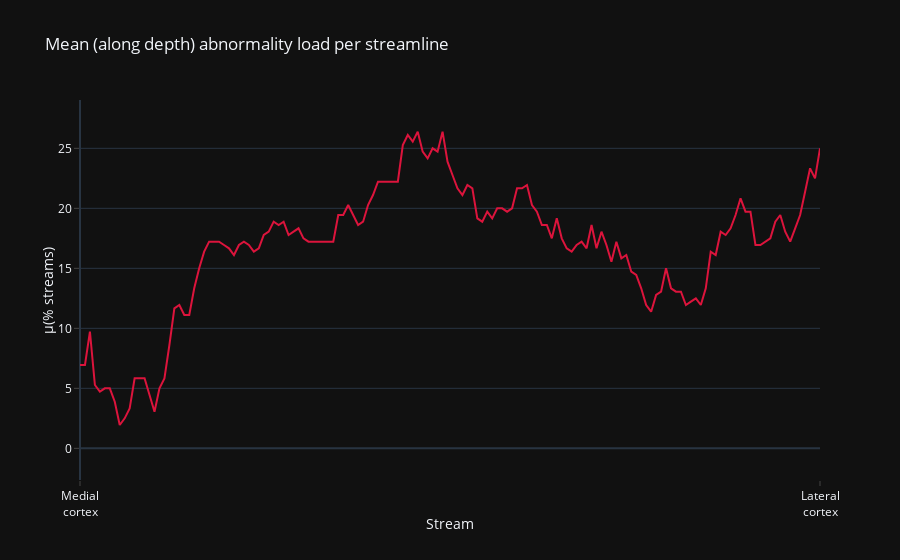

Notebook code for this chart:
### Code cell
fig_ab.show()

### Figure 1 — Plotly figure (JSON) as saved in the notebook; plotly's stock layout.template omitted (floating-point values rounded to 4 significant figures; data arrays with more than 128 entries replaced by an {"elided": "..."} marker saying what was removed)
{"data": [{"line": {"color": "crimson"}, "showlegend": false, "type": "scatter", "y": {"elided": "150 float values"}}], "layout": {"hovermode": "x", "legend": {"title": {"text": ""}}, "title": {"text": "Mean (along depth) abnormality load per streamline"}, "xaxis": {"ticks": "outside", "ticktext": ["Medial<br />cortex", "Lateral<br />cortex"], "tickvals": [0, 149], "title": {"standoff": 0, "text": "Stream"}}, "yaxis": {"nticks": 10, "range": [-2.639, 29.03], "ticks": "outside", "title": {"standoff": 0, "text": "&#956;(% streams)"}}}}
